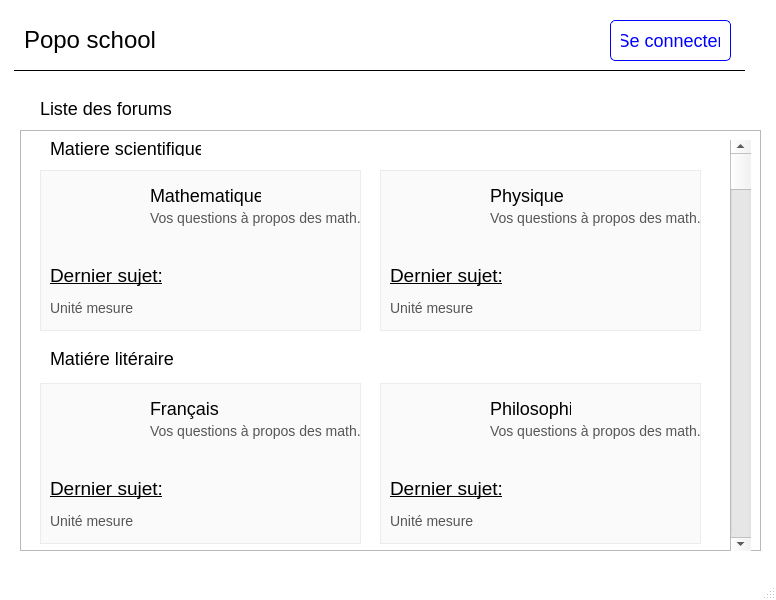
<?xml version="1.0" encoding="UTF-8"?>
<ui version="4.0">
 <class>MainWindow</class>
 <widget class="QMainWindow" name="MainWindow">
  <property name="geometry">
   <rect>
    <x>0</x>
    <y>0</y>
    <width>776</width>
    <height>600</height>
   </rect>
  </property>
  <property name="windowTitle">
   <string>MainWindow</string>
  </property>
  <property name="styleSheet">
   <string notr="true">QMainWindow {
	background-color: white;
}

</string>
  </property>
  <widget class="QWidget" name="centralwidget">
   <widget class="QLabel" name="list_forum">
    <property name="geometry">
     <rect>
      <x>40</x>
      <y>100</y>
      <width>141</width>
      <height>16</height>
     </rect>
    </property>
    <property name="styleSheet">
     <string notr="true">QLabel#list_forum {
font-size: 18px;
font-weigh: bold;
}</string>
    </property>
    <property name="text">
     <string>Liste des forums</string>
    </property>
   </widget>
   <widget class="QFrame" name="frame">
    <property name="geometry">
     <rect>
      <x>20</x>
      <y>130</y>
      <width>741</width>
      <height>421</height>
     </rect>
    </property>
    <property name="styleSheet">
     <string notr="true">QFrame#item_forums, #item_forums_2, #item_forums_3, #item_forums_4 {
border: 1px solid rgba(232, 232, 232, 200);
background-color: #fafafa;
}</string>
    </property>
    <property name="frameShape">
     <enum>QFrame::StyledPanel</enum>
    </property>
    <property name="frameShadow">
     <enum>QFrame::Raised</enum>
    </property>
    <widget class="QFrame" name="item_forums">
     <property name="geometry">
      <rect>
       <x>20</x>
       <y>40</y>
       <width>321</width>
       <height>161</height>
      </rect>
     </property>
     <property name="styleSheet">
      <string notr="true">QLabel#title {
font-size: 18px;
}</string>
     </property>
     <property name="frameShape">
      <enum>QFrame::StyledPanel</enum>
     </property>
     <property name="frameShadow">
      <enum>QFrame::Raised</enum>
     </property>
     <widget class="QLabel" name="logo_math">
      <property name="geometry">
       <rect>
        <x>10</x>
        <y>10</y>
        <width>71</width>
        <height>71</height>
       </rect>
      </property>
      <property name="text">
       <string/>
      </property>
      <property name="pixmap">
       <pixmap>img/math.png</pixmap>
      </property>
      <property name="scaledContents">
       <bool>true</bool>
      </property>
     </widget>
     <widget class="QLabel" name="title">
      <property name="geometry">
       <rect>
        <x>110</x>
        <y>10</y>
        <width>111</width>
        <height>31</height>
       </rect>
      </property>
      <property name="styleSheet">
       <string notr="true">QLabel#list_forum {
font-size: 18px;
font-weigh: bold;
}</string>
      </property>
      <property name="text">
       <string>Mathematique</string>
      </property>
     </widget>
     <widget class="QLabel" name="label">
      <property name="geometry">
       <rect>
        <x>110</x>
        <y>40</y>
        <width>221</width>
        <height>16</height>
       </rect>
      </property>
      <property name="text">
       <string>&lt;html&gt;&lt;head/&gt;&lt;body&gt;&lt;p&gt;&lt;span style=&quot; font-family:'Montserrat,sans-serif'; font-size:14px; color:#565656; vertical-align:top;&quot;&gt;Vos questions à propos des math.&lt;/span&gt;&lt;/p&gt;&lt;/body&gt;&lt;/html&gt;</string>
      </property>
     </widget>
     <widget class="QLabel" name="title_2">
      <property name="geometry">
       <rect>
        <x>10</x>
        <y>90</y>
        <width>121</width>
        <height>31</height>
       </rect>
      </property>
      <property name="styleSheet">
       <string notr="true">QLabel#list_forum {
font-size: 18px;
font-weigh: bold;
}</string>
      </property>
      <property name="text">
       <string>&lt;html&gt;&lt;head/&gt;&lt;body&gt;&lt;p&gt;&lt;span style=&quot; font-size:14pt; text-decoration: underline;&quot;&gt;Dernier sujet:&lt;/span&gt;&lt;/p&gt;&lt;/body&gt;&lt;/html&gt;</string>
      </property>
     </widget>
     <widget class="QLabel" name="label_3">
      <property name="geometry">
       <rect>
        <x>10</x>
        <y>130</y>
        <width>91</width>
        <height>16</height>
       </rect>
      </property>
      <property name="text">
       <string>&lt;html&gt;&lt;head/&gt;&lt;body&gt;&lt;p&gt;&lt;span style=&quot; font-family:'Montserrat,sans-serif'; font-size:14px; color:#565656; vertical-align:top;&quot;&gt;Unité mesure&lt;/span&gt;&lt;/p&gt;&lt;/body&gt;&lt;/html&gt;</string>
      </property>
     </widget>
    </widget>
    <widget class="QScrollBar" name="verticalScrollBar">
     <property name="geometry">
      <rect>
       <x>710</x>
       <y>10</y>
       <width>21</width>
       <height>411</height>
      </rect>
     </property>
     <property name="orientation">
      <enum>Qt::Vertical</enum>
     </property>
    </widget>
    <widget class="QFrame" name="item_forums_2">
     <property name="geometry">
      <rect>
       <x>360</x>
       <y>40</y>
       <width>321</width>
       <height>161</height>
      </rect>
     </property>
     <property name="styleSheet">
      <string notr="true">QLabel#title_3 {
font-size: 18px;
}</string>
     </property>
     <property name="frameShape">
      <enum>QFrame::StyledPanel</enum>
     </property>
     <property name="frameShadow">
      <enum>QFrame::Raised</enum>
     </property>
     <widget class="QLabel" name="logo_math_2">
      <property name="geometry">
       <rect>
        <x>10</x>
        <y>10</y>
        <width>71</width>
        <height>71</height>
       </rect>
      </property>
      <property name="text">
       <string/>
      </property>
      <property name="pixmap">
       <pixmap>img/math.png</pixmap>
      </property>
      <property name="scaledContents">
       <bool>true</bool>
      </property>
     </widget>
     <widget class="QLabel" name="title_3">
      <property name="geometry">
       <rect>
        <x>110</x>
        <y>10</y>
        <width>111</width>
        <height>31</height>
       </rect>
      </property>
      <property name="styleSheet">
       <string notr="true">QLabel#list_forum {
font-size: 18px;
font-weigh: bold;
}</string>
      </property>
      <property name="text">
       <string>Physique</string>
      </property>
     </widget>
     <widget class="QLabel" name="label_1">
      <property name="geometry">
       <rect>
        <x>110</x>
        <y>40</y>
        <width>221</width>
        <height>16</height>
       </rect>
      </property>
      <property name="text">
       <string>&lt;html&gt;&lt;head/&gt;&lt;body&gt;&lt;p&gt;&lt;span style=&quot; font-family:'Montserrat,sans-serif'; font-size:14px; color:#565656; vertical-align:top;&quot;&gt;Vos questions à propos des math.&lt;/span&gt;&lt;/p&gt;&lt;/body&gt;&lt;/html&gt;</string>
      </property>
     </widget>
     <widget class="QLabel" name="title_4">
      <property name="geometry">
       <rect>
        <x>10</x>
        <y>90</y>
        <width>121</width>
        <height>31</height>
       </rect>
      </property>
      <property name="styleSheet">
       <string notr="true">QLabel#list_forum {
font-size: 18px;
font-weigh: bold;
}</string>
      </property>
      <property name="text">
       <string>&lt;html&gt;&lt;head/&gt;&lt;body&gt;&lt;p&gt;&lt;span style=&quot; font-size:14pt; text-decoration: underline;&quot;&gt;Dernier sujet:&lt;/span&gt;&lt;/p&gt;&lt;/body&gt;&lt;/html&gt;</string>
      </property>
     </widget>
     <widget class="QLabel" name="label_2">
      <property name="geometry">
       <rect>
        <x>10</x>
        <y>130</y>
        <width>91</width>
        <height>16</height>
       </rect>
      </property>
      <property name="text">
       <string>&lt;html&gt;&lt;head/&gt;&lt;body&gt;&lt;p&gt;&lt;span style=&quot; font-family:'Montserrat,sans-serif'; font-size:14px; color:#565656; vertical-align:top;&quot;&gt;Unité mesure&lt;/span&gt;&lt;/p&gt;&lt;/body&gt;&lt;/html&gt;</string>
      </property>
     </widget>
    </widget>
    <widget class="QFrame" name="item_forums_3">
     <property name="geometry">
      <rect>
       <x>360</x>
       <y>253</y>
       <width>321</width>
       <height>161</height>
      </rect>
     </property>
     <property name="styleSheet">
      <string notr="true">QLabel#title_9 {
font-size: 18px;
}</string>
     </property>
     <property name="frameShape">
      <enum>QFrame::StyledPanel</enum>
     </property>
     <property name="frameShadow">
      <enum>QFrame::Raised</enum>
     </property>
     <widget class="QLabel" name="logo_math_5">
      <property name="geometry">
       <rect>
        <x>10</x>
        <y>10</y>
        <width>71</width>
        <height>71</height>
       </rect>
      </property>
      <property name="text">
       <string/>
      </property>
      <property name="pixmap">
       <pixmap>img/math.png</pixmap>
      </property>
      <property name="scaledContents">
       <bool>true</bool>
      </property>
     </widget>
     <widget class="QLabel" name="title_9">
      <property name="geometry">
       <rect>
        <x>110</x>
        <y>10</y>
        <width>81</width>
        <height>31</height>
       </rect>
      </property>
      <property name="styleSheet">
       <string notr="true">QLabel#list_forum {
font-size: 18px;
font-weigh: bold;
}</string>
      </property>
      <property name="text">
       <string>Philosophi</string>
      </property>
     </widget>
     <widget class="QLabel" name="label_9">
      <property name="geometry">
       <rect>
        <x>110</x>
        <y>40</y>
        <width>221</width>
        <height>16</height>
       </rect>
      </property>
      <property name="text">
       <string>&lt;html&gt;&lt;head/&gt;&lt;body&gt;&lt;p&gt;&lt;span style=&quot; font-family:'Montserrat,sans-serif'; font-size:14px; color:#565656; vertical-align:top;&quot;&gt;Vos questions à propos des math.&lt;/span&gt;&lt;/p&gt;&lt;/body&gt;&lt;/html&gt;</string>
      </property>
     </widget>
     <widget class="QLabel" name="title_10">
      <property name="geometry">
       <rect>
        <x>10</x>
        <y>90</y>
        <width>121</width>
        <height>31</height>
       </rect>
      </property>
      <property name="styleSheet">
       <string notr="true">QLabel#list_forum {
font-size: 18px;
font-weigh: bold;
}</string>
      </property>
      <property name="text">
       <string>&lt;html&gt;&lt;head/&gt;&lt;body&gt;&lt;p&gt;&lt;span style=&quot; font-size:14pt; text-decoration: underline;&quot;&gt;Dernier sujet:&lt;/span&gt;&lt;/p&gt;&lt;/body&gt;&lt;/html&gt;</string>
      </property>
     </widget>
     <widget class="QLabel" name="label_10">
      <property name="geometry">
       <rect>
        <x>10</x>
        <y>130</y>
        <width>91</width>
        <height>16</height>
       </rect>
      </property>
      <property name="text">
       <string>&lt;html&gt;&lt;head/&gt;&lt;body&gt;&lt;p&gt;&lt;span style=&quot; font-family:'Montserrat,sans-serif'; font-size:14px; color:#565656; vertical-align:top;&quot;&gt;Unité mesure&lt;/span&gt;&lt;/p&gt;&lt;/body&gt;&lt;/html&gt;</string>
      </property>
     </widget>
    </widget>
    <widget class="QFrame" name="item_forums_4">
     <property name="geometry">
      <rect>
       <x>20</x>
       <y>253</y>
       <width>321</width>
       <height>161</height>
      </rect>
     </property>
     <property name="styleSheet">
      <string notr="true">QLabel#title, #title_11 {
font-size: 18px;
}</string>
     </property>
     <property name="frameShape">
      <enum>QFrame::StyledPanel</enum>
     </property>
     <property name="frameShadow">
      <enum>QFrame::Raised</enum>
     </property>
     <widget class="QLabel" name="logo_math_6">
      <property name="geometry">
       <rect>
        <x>10</x>
        <y>10</y>
        <width>71</width>
        <height>71</height>
       </rect>
      </property>
      <property name="text">
       <string/>
      </property>
      <property name="pixmap">
       <pixmap>img/math.png</pixmap>
      </property>
      <property name="scaledContents">
       <bool>true</bool>
      </property>
     </widget>
     <widget class="QLabel" name="title_11">
      <property name="geometry">
       <rect>
        <x>110</x>
        <y>10</y>
        <width>81</width>
        <height>31</height>
       </rect>
      </property>
      <property name="styleSheet">
       <string notr="true">QLabel#list_forum {
font-size: 18px;
font-weigh: bold;
}</string>
      </property>
      <property name="text">
       <string>Français</string>
      </property>
     </widget>
     <widget class="QLabel" name="label_11">
      <property name="geometry">
       <rect>
        <x>110</x>
        <y>40</y>
        <width>221</width>
        <height>16</height>
       </rect>
      </property>
      <property name="text">
       <string>&lt;html&gt;&lt;head/&gt;&lt;body&gt;&lt;p&gt;&lt;span style=&quot; font-family:'Montserrat,sans-serif'; font-size:14px; color:#565656; vertical-align:top;&quot;&gt;Vos questions à propos des math.&lt;/span&gt;&lt;/p&gt;&lt;/body&gt;&lt;/html&gt;</string>
      </property>
     </widget>
     <widget class="QLabel" name="title_12">
      <property name="geometry">
       <rect>
        <x>10</x>
        <y>90</y>
        <width>121</width>
        <height>31</height>
       </rect>
      </property>
      <property name="styleSheet">
       <string notr="true">QLabel#list_forum {
font-size: 18px;
font-weigh: bold;
}</string>
      </property>
      <property name="text">
       <string>&lt;html&gt;&lt;head/&gt;&lt;body&gt;&lt;p&gt;&lt;span style=&quot; font-size:14pt; text-decoration: underline;&quot;&gt;Dernier sujet:&lt;/span&gt;&lt;/p&gt;&lt;/body&gt;&lt;/html&gt;</string>
      </property>
     </widget>
     <widget class="QLabel" name="label_12">
      <property name="geometry">
       <rect>
        <x>10</x>
        <y>130</y>
        <width>91</width>
        <height>16</height>
       </rect>
      </property>
      <property name="text">
       <string>&lt;html&gt;&lt;head/&gt;&lt;body&gt;&lt;p&gt;&lt;span style=&quot; font-family:'Montserrat,sans-serif'; font-size:14px; color:#565656; vertical-align:top;&quot;&gt;Unité mesure&lt;/span&gt;&lt;/p&gt;&lt;/body&gt;&lt;/html&gt;</string>
      </property>
     </widget>
    </widget>
    <widget class="QLabel" name="label_4">
     <property name="geometry">
      <rect>
       <x>30</x>
       <y>220</y>
       <width>131</width>
       <height>16</height>
      </rect>
     </property>
     <property name="styleSheet">
      <string notr="true">font-size: 18px;</string>
     </property>
     <property name="text">
      <string>Matiére litéraire</string>
     </property>
    </widget>
    <widget class="QLabel" name="label_13">
     <property name="geometry">
      <rect>
       <x>30</x>
       <y>10</y>
       <width>151</width>
       <height>16</height>
      </rect>
     </property>
     <property name="styleSheet">
      <string notr="true">font-size: 18px;</string>
     </property>
     <property name="text">
      <string>Matiere scientifique</string>
     </property>
    </widget>
   </widget>
   <widget class="QFrame" name="nav_bar">
    <property name="geometry">
     <rect>
      <x>14</x>
      <y>10</y>
      <width>731</width>
      <height>61</height>
     </rect>
    </property>
    <property name="styleSheet">
     <string notr="true">QFrame#nav_bar {
border:1px solid black; 
border-left: 0px;
border-right: 0px;
border-top: 0px;
}

QLabel#logo{
	font-size: 24px;
}
</string>
    </property>
    <property name="frameShape">
     <enum>QFrame::StyledPanel</enum>
    </property>
    <property name="frameShadow">
     <enum>QFrame::Raised</enum>
    </property>
    <widget class="QLabel" name="logo">
     <property name="geometry">
      <rect>
       <x>10</x>
       <y>14</y>
       <width>131</width>
       <height>31</height>
      </rect>
     </property>
     <property name="styleSheet">
      <string notr="true"/>
     </property>
     <property name="text">
      <string>Popo school</string>
     </property>
    </widget>
   </widget>
   <widget class="QPushButton" name="pushButton">
    <property name="geometry">
     <rect>
      <x>610</x>
      <y>20</y>
      <width>121</width>
      <height>41</height>
     </rect>
    </property>
    <property name="styleSheet">
     <string notr="true">QPushButton#pushButton {
color: blue;
border: 1px solid blue;
border-radius: 5px;
padding: 10px;
font-size: 18px;
}

QPushButton#pushButton::hover {
color: white;
background-color: blue;
}</string>
    </property>
    <property name="text">
     <string>Se connecter</string>
    </property>
   </widget>
  </widget>
  <widget class="QMenuBar" name="menubar">
   <property name="geometry">
    <rect>
     <x>0</x>
     <y>0</y>
     <width>776</width>
     <height>21</height>
    </rect>
   </property>
  </widget>
  <widget class="QStatusBar" name="statusbar"/>
 </widget>
 <resources/>
 <connections/>
</ui>
